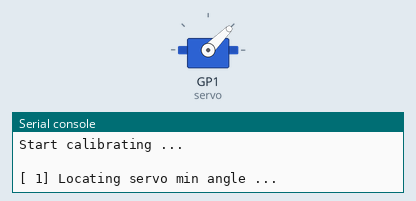
Recording of a program running on a simulated Raspberry Pi Pico running MicroPython. Parts: servo, the last lines printed to the serial console. Servo angles are drawn from the pulse width (0.5 ms = 0°, 2.5 ms = 180°). At 32.0 s the program stops and its outputs stay as they are.

Above: at 0.1 s.
At 6.1 s:
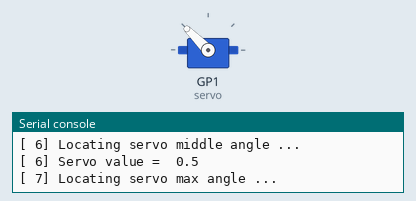
At 11.1 s:
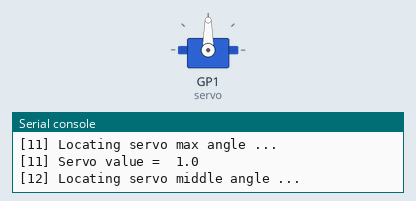
Timing chart, 0 to 33.5 s (numbered marks = the images above):
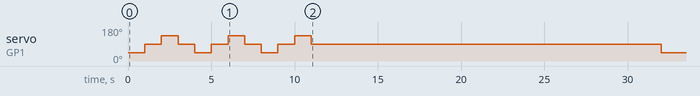

The program:

servo_cali.py
```python
# servo_cali.py
# 서보 암을 중앙 방향으로 부착합니다.

from picozero import Servo  # picozero 라이브러리에서 Servo 클래스 임포트
from time import sleep  # time 라이브러리에서 sleep 함수 임포트

# 핀 1에 연결된 서보 객체 생성
servo = Servo(1)

# 각 위치에서 대기할 시간 (초)
duration = 1

print("Start calibrating ...\n")  # 캘리브레이션 시작 메시지 출력

count = 0  # 카운트 초기화
for _ in range(3):  # 3회 반복하여 서보 이동
    count += 1 # 카운트 증가
    print(f"[{count:2d}] Locating servo min angle ...")  # 최소 각도로 이동 메시지
    servo.min()  # 서보를 최소 각도로 이동
    sleep(duration)  # duration 동안 대기
    print(f"[{count:2d}] Servo value = {servo.value:4.1f}")  # 현재 각도 출력

    count += 1 # 카운트 증가
    print(f"[{count:2d}] Locating servo middle angle ...")  # 중간 각도로 이동 메시지
    servo.mid()  # 서보를 중간(90도) 각도로 이동
    sleep(duration)  # duration 동안 대기
    print(f"[{count:2d}] Servo value = {servo.value:4.1f}")  # 현재 각도 출력

    count += 1 # 카운트 증가
    print(f"[{count:2d}] Locating servo max angle ...")  # 최대 각도로 이동 메시지
    servo.max()  # 서보를 최대 각도로 이동
    sleep(duration)  # duration 동안 대기
    print(f"[{count:2d}] Servo value = {servo.value:4.1f}")  # 현재 각도 출력

    count += 1 # 카운트 증가
    print(f"[{count:2d}] Locating servo middle angle ...")  # 중간 각도로 복귀 메시지
    servo.mid()  # 서보를 중간(90도) 각도로 이동
    sleep(duration)  # duration 동안 대기
    print(f"[{count:2d}] Servo value = {servo.value:4.1f}")  # 현재 각도 출력
pass

# 서보 암을 중앙에 부착할 수 있도록 사용자에게 안내
print("\nAttach the servo arm at 90 degree for 20 seconds!")
sleep(20)  # 20초 대기

# 서보 모터 종료
servo.off()  # 서보 모터의 PWM 신호를 종료
servo.close()  # PWM을 해제하고 핀 초기화

print("\nGood bye!")  # 프로그램 종료 메시지 출력
```

Measured:
- by itself, servo on GP1 (servo): 45° → 90° at 1.0 s, → 135° 1.0 s later, → 90° 1.0 s later, → 45° 1.0 s later, … (12 changes in this stretch)
